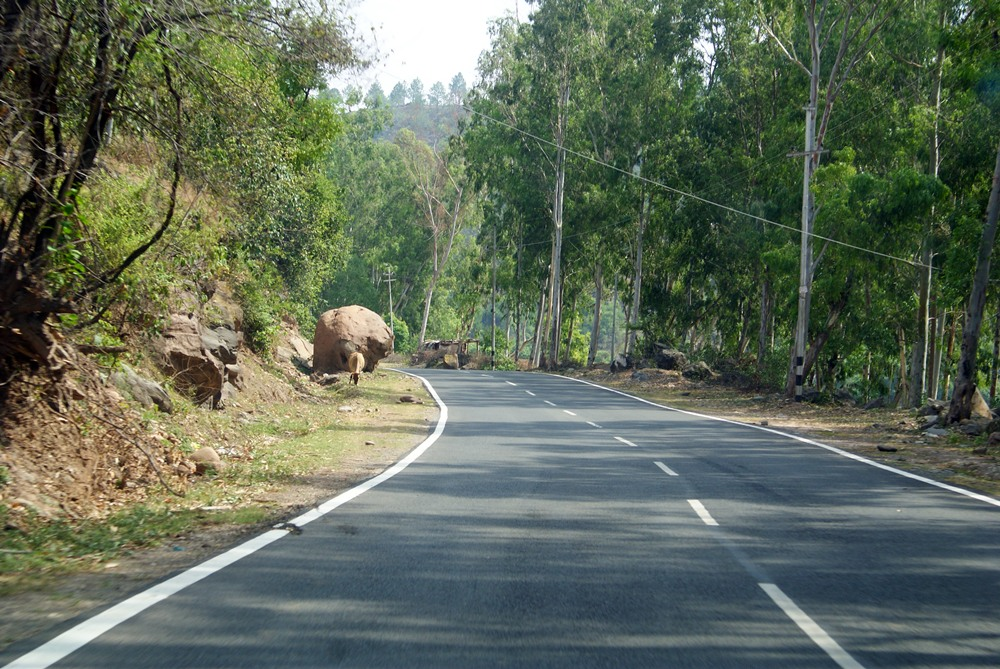
//> input picture Image/roadshadow.JPG, 1000 x 669 px
$ ./adaptiveThreshold   (built with g++ and OpenCV 4)
//> lines starting //> are read from the running program, lines starting //| are printed output that depends on the picture; after the words box and inside, x2 and y2 are one past the last pixel; in counts of white or black regions, pixels touching at a corner belong together
/*------------------------------------------------------/
* Image Proccessing with Deep Learning
* OpenCV : Threshold Demo
* Created: 2021-Spring
------------------------------------------------------*/
#include <opencv2/opencv.hpp>
#include <iostream>

using namespace cv;
using namespace std;
void plotHist(Mat src, string plotname, int width, int height);
//* @function main
int main()
{
	Mat src, src_gray, dst, dst_morph;

	src = imread("../../Image/roadshadow.jpg", 0);    // Load an image
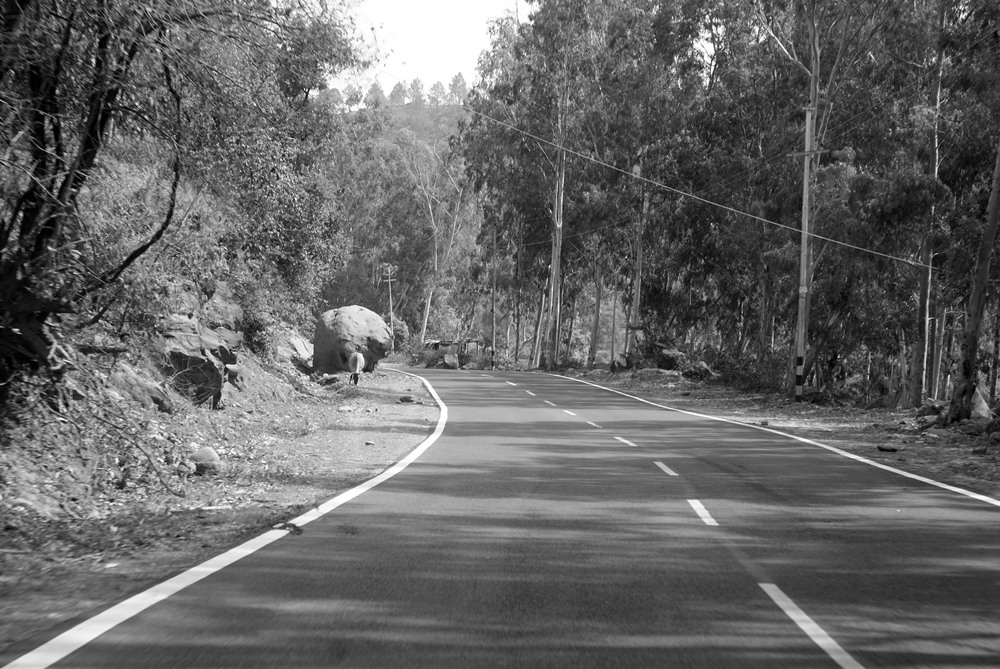
//> src: 669 rows x 1000 cols, CV_8UC1; min 0, max 255, mean 101.3

	if (src.empty())					// Load image check
	{
		cout << "File Read Failed : src is empty" << endl;
		waitKey(0);
	}
	// Create a window to display results
	namedWindow("DemoWIndow", CV_WINDOW_AUTOSIZE); //CV_WINDOW_AUTOSIZE(1) :Fixed Window, 0: Unfixed window
	if (!src.empty())imshow("DemoWIndow", src); // Show image


	/* threshold_type
	0: Binary
	1: Binary Inverted
	2: Threshold Truncated
	3: Threshold to Zero
	4: Threshold to Zero Inverted*/
	int threshold_value = 130;
	int threshold_type = 0;
	int const max_value = 255;
	int const max_type = 4;
	int const max_BINARY_value = 255;

	//threshold(src, dst, threshold_value, max_BINARY_value, threshold_type);
	//imshow("threshold", dst); // Show image

	//Otsu Method
	threshold(src, dst, threshold_value, max_BINARY_value, THRESH_OTSU);
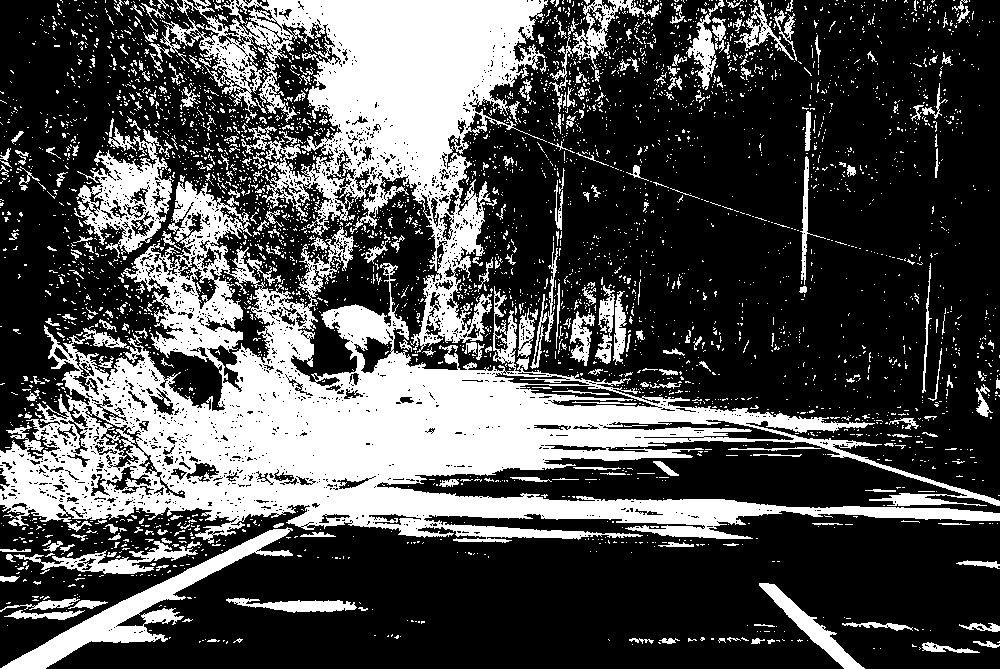
//> dst: 669 rows x 1000 cols, CV_8UC1; 30.6% white; 3913 white regions (3613 under 20 px), largest, box (x1, y1, x2, y2) and area: (0, 181, 1000, 544) 105955, (160, 0, 548, 353) 46811, (0, 527, 293, 669) 6574
	//imshow("Otsu Method", dst); // Show image
	//AdaptiveThreshold
	adaptiveThreshold(src, dst, 155, ADAPTIVE_THRESH_MEAN_C, THRESH_BINARY, 3, 11);
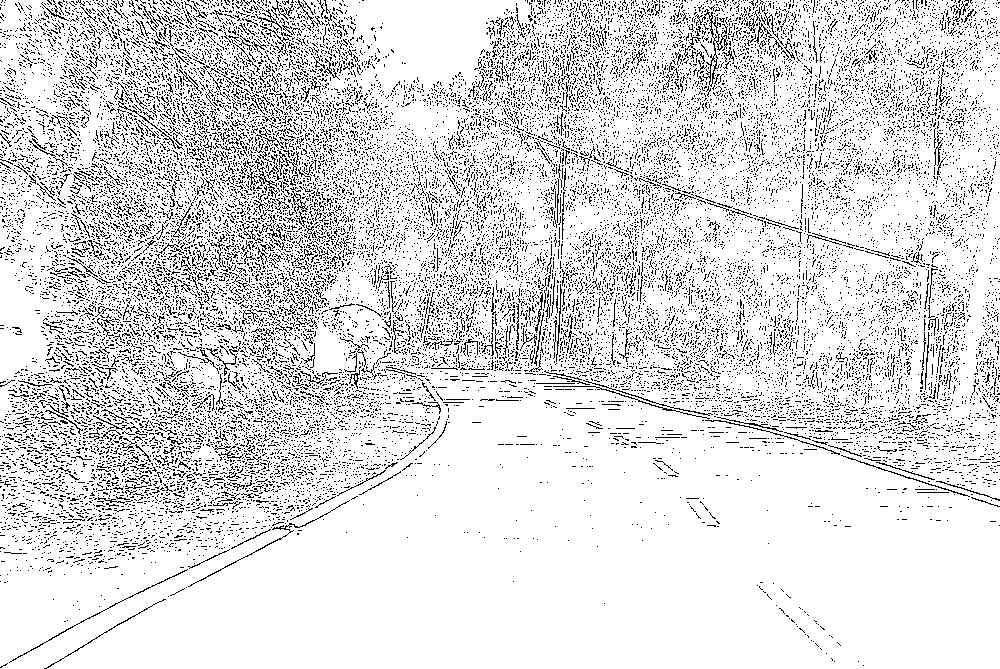
//> dst: 669 rows x 1000 cols, CV_8UC1; values 0 (black) and 155 (white), 87% white; black in thin lines or dots
	imshow("adaptiveThreshold", dst); // Show image
	plotHist(src, "src", src.cols, src.rows);
	plotHist(dst, "dst", src.cols, src.rows);
	// Create a window to display results
	//namedWindow("ThreshWIndow", CV_WINDOW_AUTOSIZE); //CV_WINDOW_AUTOSIZE(1) :Fixed Window, 0: Unfixed window
	//imshow("threshold", dst); // Show image

	waitKey(0);//Pause the program
	return 0;
}

void plotHist(Mat src, string plotname, int width, int height) {
//> called with plotname = "src", width = 1000, height = 669
	/// Compute the histograms
	Mat hist;
	/// Establish the number of bins (for uchar Mat type)
	int histSize = 256;
	/// Set the ranges (for uchar Mat type)
	float range[] = { 0, 256 };

	const float* histRange = { range };
	calcHist(&src, 1, 0, Mat(), hist, 1, &histSize, &histRange);
//> hist = 256 values, max 7915 at index 255, min 235 at index 244, mean 2613.3

	double min_val, max_val;
	cv::minMaxLoc(hist, &min_val, &max_val);
//> min_val = 235; max_val = 7915
	Mat hist_normed = hist * height / max_val;
//> hist_normed = 256 values, max 669 at index 255, min 19.86 at index 244, mean 220.9
	float bin_w = (float)width / histSize;
	Mat histImage(height, width, CV_8UC1, Scalar(0));
	for (int i = 0; i < histSize - 1; i++) {
		line(histImage,
			Point((int)(bin_w * i), height - cvRound(hist_normed.at<float>(i, 0))),
			Point((int)(bin_w * (i + 1)), height - cvRound(hist_normed.at<float>(i + 1, 0))),
			Scalar(255), 2, 8, 0);
	}
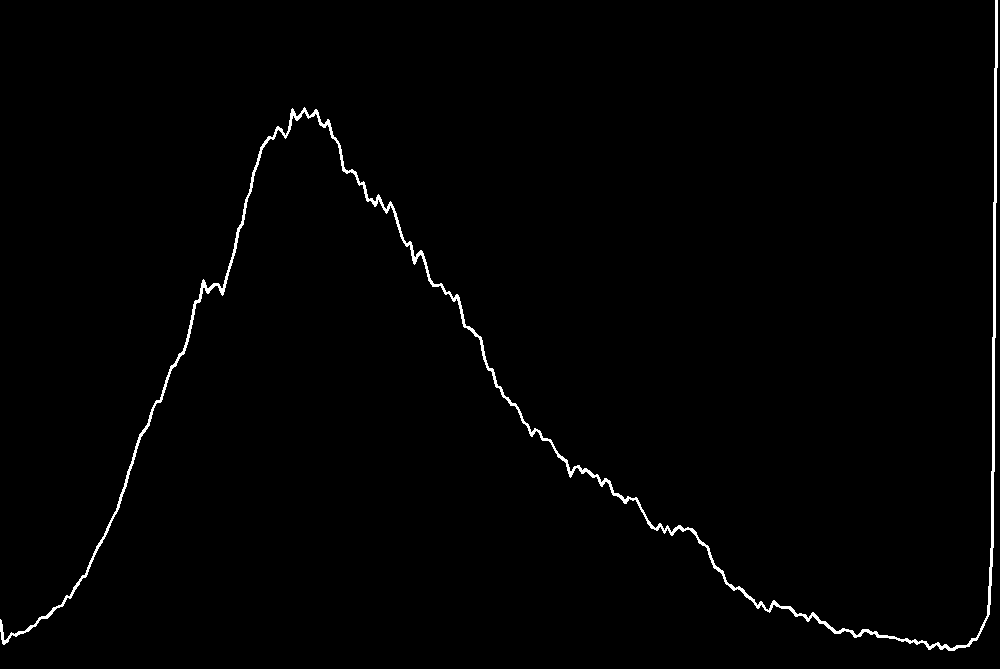
//> histImage: 669 rows x 1000 cols, CV_8UC1; 1.1% white; 1 white region, box (x1, y1, x2, y2) and area: (0, 0, 998, 651) 7357
//> call 2 of plotHist, with plotname = "dst", width = 1000, height = 669
//> in plotHist (call 2), `calcHist(&src, 1, 0, Mat(), hist, 1, &histSize, &histRange);`: hist = 256 values, max 581782 at index 155, min 0 at index 1, mean 2613.3
//> in plotHist (call 2), `cv::minMaxLoc(hist, &min_val, &max_val);`: min_val = 0; max_val = 581782
//> in plotHist (call 2), `Mat hist_normed = hist * height / max_val;`: hist_normed = 256 values, max 669 at index 155, min 0 at index 1, mean 3.01
//> after the loop in plotHist (call 2), `for (int i = 0; i < histSize - 1; i++)`:
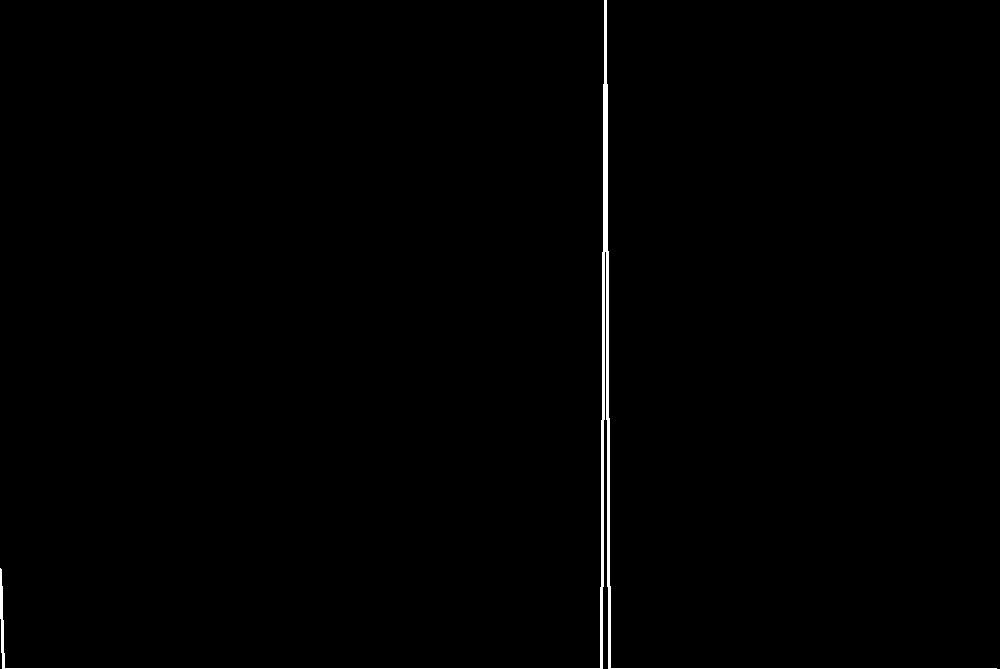
//> histImage: 669 rows x 1000 cols, CV_8UC1; 0.73% white; 1 white region, box (x1, y1, x2, y2) and area: (0, 0, 997, 669) 4862

	imshow(plotname, histImage);
}

$ run again, with Image/Lane_test_img.JPG copied over Image/roadshadow.JPG
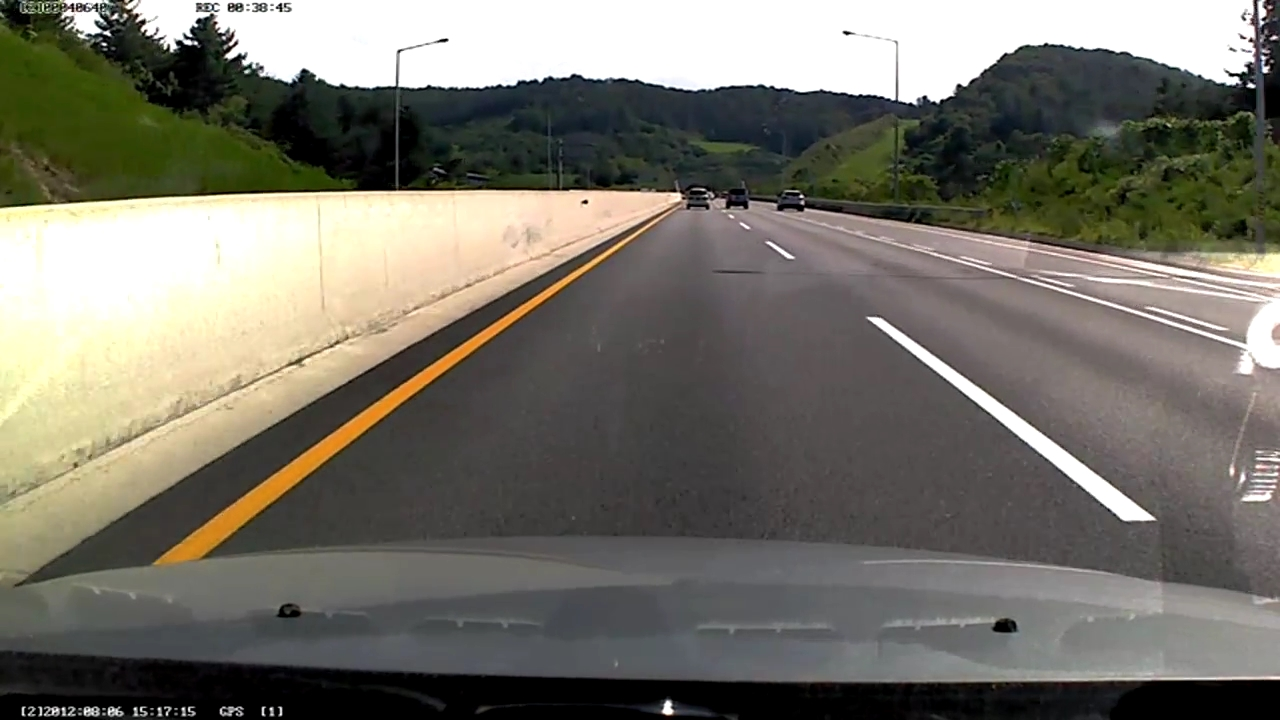
//> input picture Image/Lane_test_img.JPG, 1280 x 720 px
//> `adaptiveThreshold(src, dst, 155, ADAPTIVE_THRESH_MEAN_C, THRESH_BINARY..`:
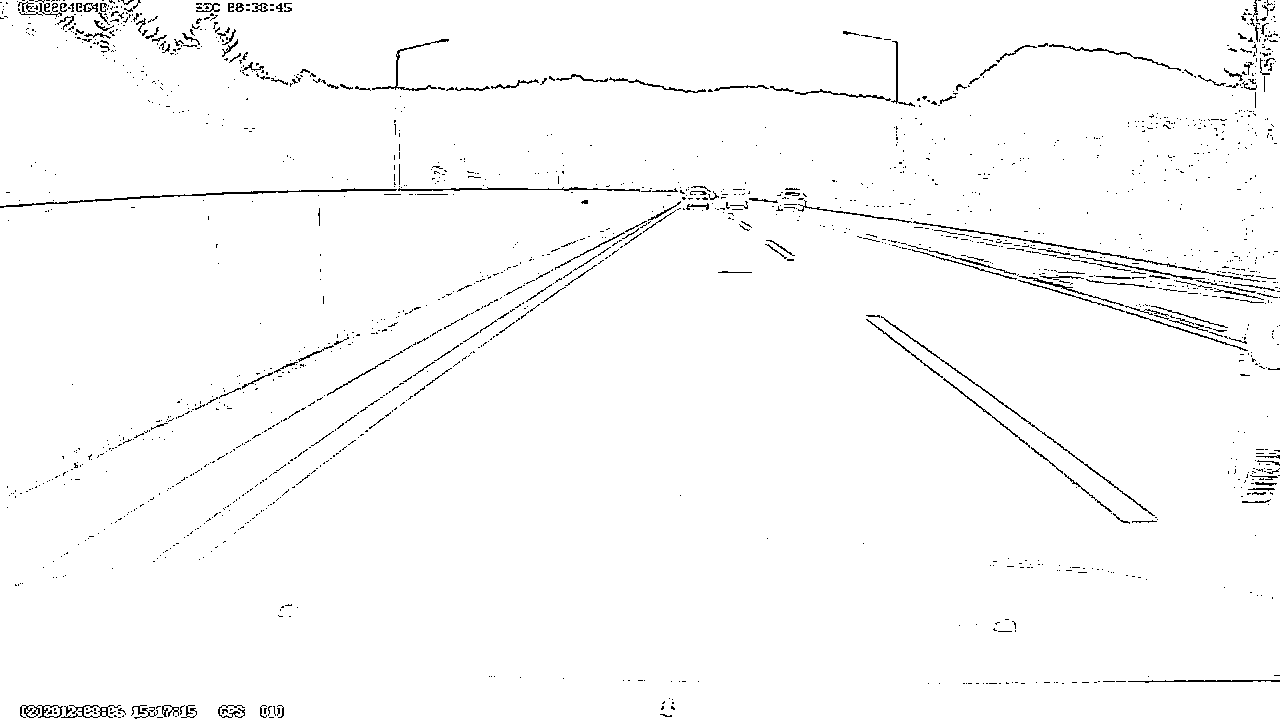
//> dst: 720 rows x 1280 cols, CV_8UC1; values 0 (black) and 155 (white), 98.1% white; black in thin lines or dots
//> hist = 256 values, max 100944 at index 255, min 613 at index 185, mean 3600
//> min_val = 613; max_val = 100944
//> hist_normed = 256 values, max 720 at index 255, min 4.37 at index 185, mean 25.68
//> hist = 256 values, max 903931 at index 155, min 0 at index 1, mean 3600
//> min_val = 0; max_val = 903931
//> hist_normed = 256 values, max 720 at index 155, min 0 at index 1, mean 2.87
//> after the loop in plotHist (call 2), `for (int i = 0; i < histSize - 1; i++)`:
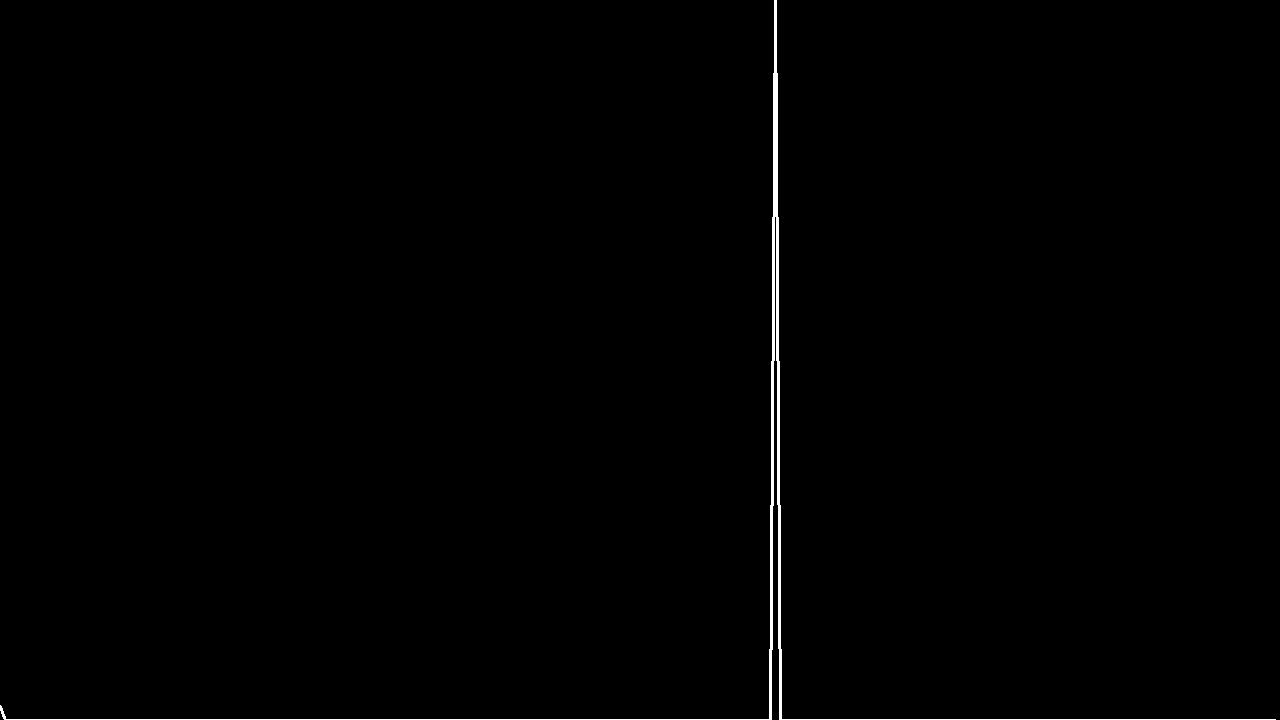
//> histImage: 720 rows x 1280 cols, CV_8UC1; 0.57% white; 1 white region, box (x1, y1, x2, y2) and area: (0, 0, 1276, 720) 5257
